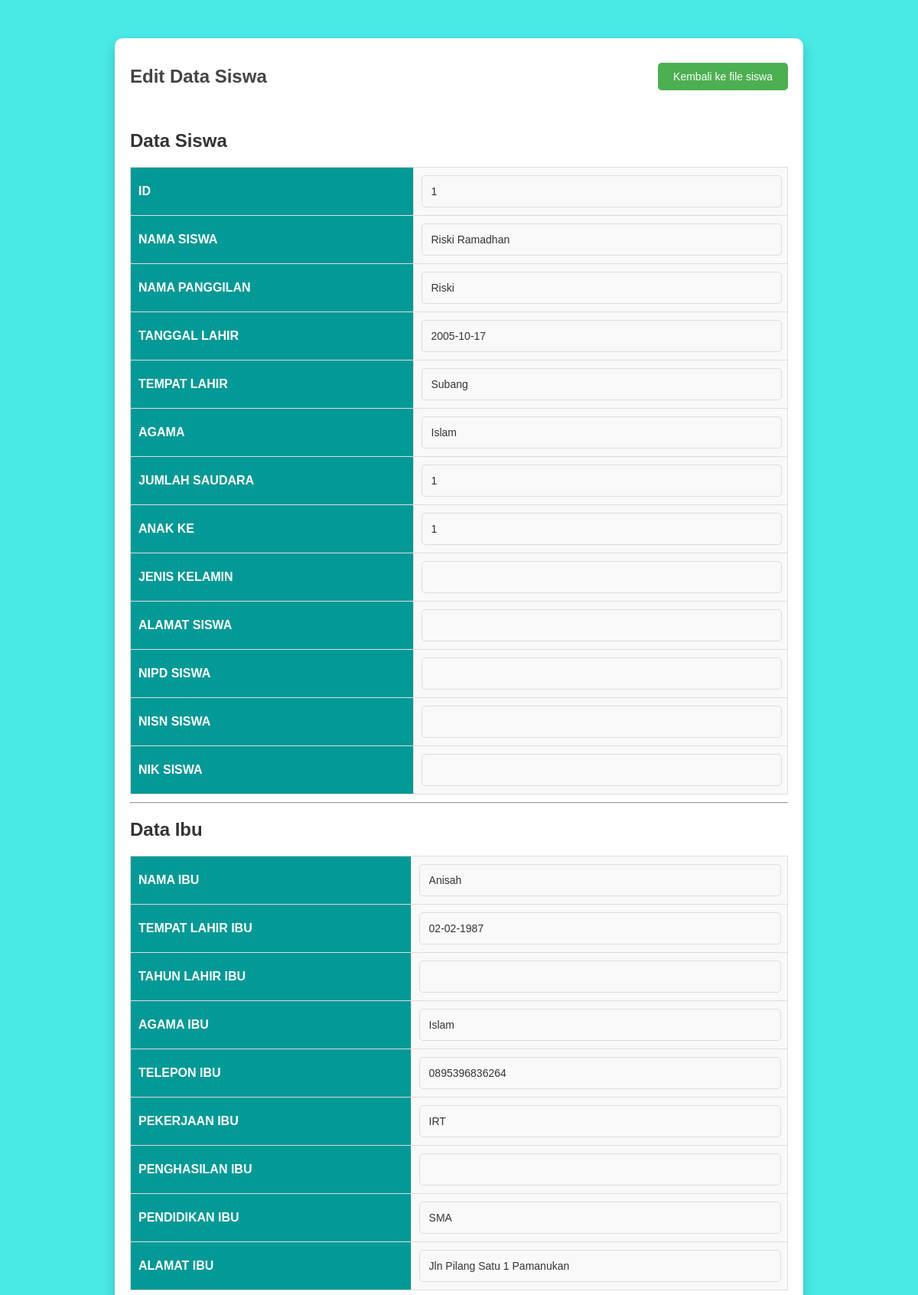
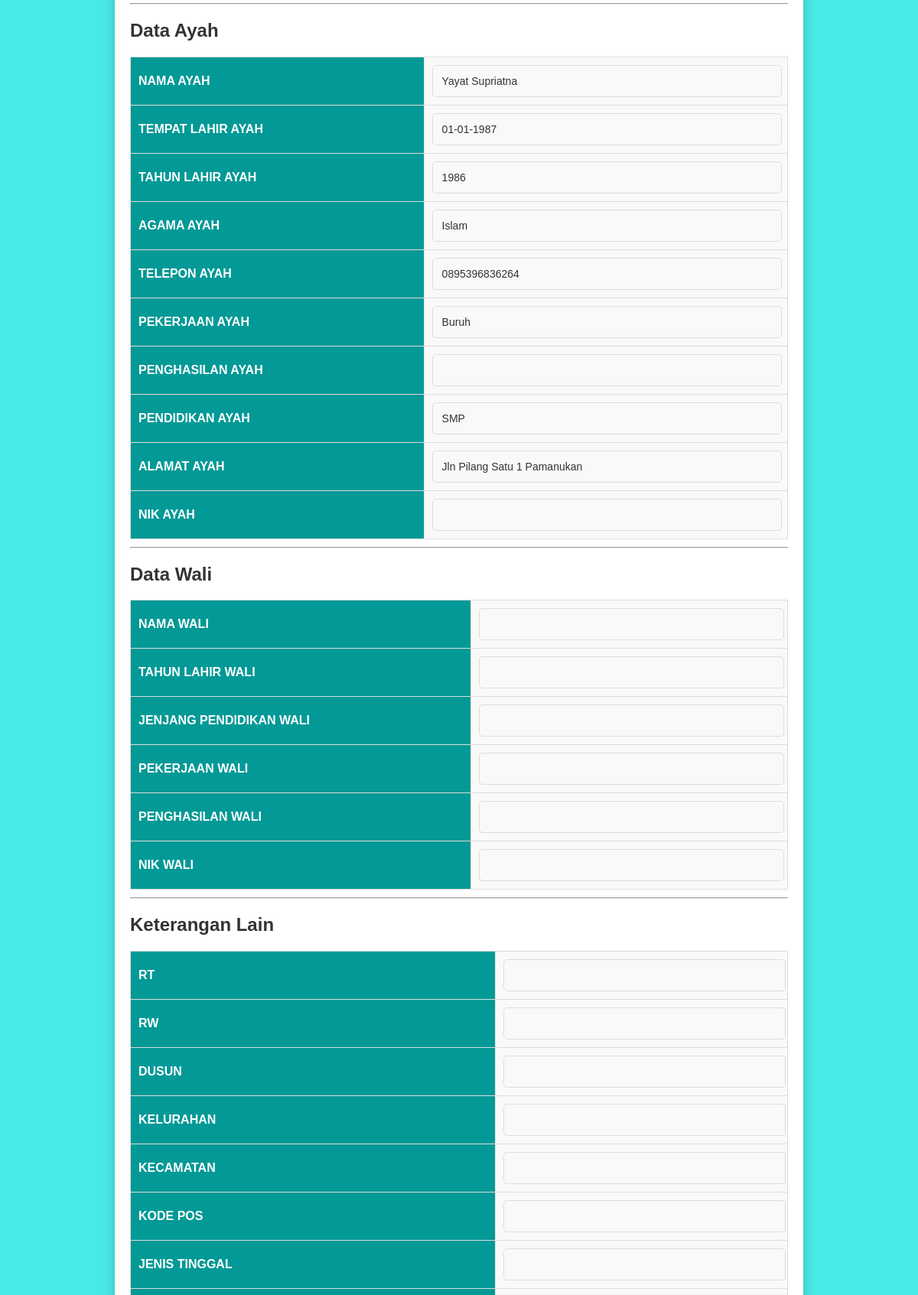
/edit_siswa.php?id=1 (upper part), run on the app's committed database (2 pictures, top to bottom).
### tables this page shows
CREATE TABLE `pendaftaran_siswa` (
  `id` int(11) NOT NULL,
  `nama_siswa` varchar(255) DEFAULT NULL,
  `nama_panggilan` varchar(255) DEFAULT NULL,
  `tanggal_lahir` date DEFAULT NULL,
  `tempat_lahir` varchar(255) DEFAULT NULL,
  `agama` varchar(50) DEFAULT NULL,
  `jumlah_saudara` int(11) DEFAULT NULL,
  `anak_ke` int(11) DEFAULT NULL,
  `jk_siswa` enum('laki-laki','perempuan') DEFAULT NULL,
  `nama_ibu` varchar(255) DEFAULT NULL,
  `tempat_lahir_ibu` varchar(255) DEFAULT NULL,
  `agama_ibu` varchar(50) DEFAULT NULL,
  `telepon_ibu` varchar(15) DEFAULT NULL,
  `pekerjaan_ibu` varchar(255) DEFAULT NULL,
  `pendidikan_ibu` varchar(50) DEFAULT NULL,
  `alamat_ibu` text DEFAULT NULL,
  `nama_ayah` varchar(255) DEFAULT NULL,
  `tempat_lahir_ayah` varchar(255) DEFAULT NULL,
  `agama_ayah` varchar(50) DEFAULT NULL,
  `telepon_ayah` varchar(15) DEFAULT NULL,
  `pekerjaan_ayah` varchar(255) DEFAULT NULL,
  `pendidikan_ayah` varchar(50) DEFAULT NULL,
  `alamat_ayah` text DEFAULT NULL,
  `status` varchar(20) DEFAULT 'belum_terkonfirmasi',
  `status_konfirmasi` enum('belum','sudah') NOT NULL DEFAULT 'belum',
  `nipd_siswa` varchar(50) DEFAULT NULL,
  `nisn_siswa` varchar(50) DEFAULT NULL,
  `nik_siswa` varchar(50) DEFAULT NULL,
  `alamat` text DEFAULT NULL,
  `rt` varchar(10) DEFAULT NULL,
  `rw` varchar(10) DEFAULT NULL,
  `dusun` varchar(100) DEFAULT NULL,
  `kelurahan` varchar(100) DEFAULT NULL,
  `kecamatan` varchar(100) DEFAULT NULL,
  `kode_pos` varchar(10) DEFAULT NULL,
  `jenis_tinggal` varchar(50) DEFAULT NULL,
  `alat_transportasi` varchar(50) DEFAULT NULL,
  `telepon` varchar(20) DEFAULT NULL,
  `hp` varchar(20) DEFAULT NULL,
  `e_mail` varchar(100) DEFAULT NULL,
  `skhun` varchar(50) DEFAULT NULL,
  `penerima_kps` enum('ya','tidak') DEFAULT NULL,
  `no_kps` varchar(50) DEFAULT NULL,
  `tahun_lahir_ayah` int(11) DEFAULT NULL,
  `penghasilan_ayah` decimal(15,2) DEFAULT NULL,
  `nik_ayah` varchar(50) DEFAULT NULL,
  `tahun_lahir_ibu` int(11) DEFAULT NULL,
  `penghasilan_ibu` decimal(15,2) DEFAULT NULL,
  `nik_ibu` varchar(50) DEFAULT NULL,
  `nama_wali` varchar(100) DEFAULT NULL,
  `tahun_lahir_wali` int(11) DEFAULT NULL,
  `jenjang_pendidikan_wali` varchar(50) DEFAULT NULL,
  `pekerjaan_wali` varchar(100) DEFAULT NULL,
  `penghasilan_wali` decimal(15,2) DEFAULT NULL,
  `nik_wali` varchar(50) DEFAULT NULL,
  `rombel_saat_ini` varchar(50) DEFAULT NULL,
  `no_peserta_ujian_nasional` varchar(50) DEFAULT NULL,
  `no_seri_ijazah` varchar(50) DEFAULT NULL,
  `penerima_kip` enum('ya','tidak') DEFAULT NULL,
  `nomor_kip` varchar(50) DEFAULT NULL,
  `nama_di_kip` varchar(100) DEFAULT NULL,
  `nomor_kks` varchar(50) DEFAULT NULL,
  `no_registrasi_akta_lahir` varchar(50) DEFAULT NULL,
  `bank` varchar(50) DEFAULT NULL,
  `nomor_rekening_bank` varchar(50) DEFAULT NULL,
  `rekening_atas_nama` varchar(100) DEFAULT NULL,
  `layak_pip` enum('ya','tidak') DEFAULT NULL,
  `alasan_layak_pip` text DEFAULT NULL,
  `kebutuhan_khusus` varchar(100) DEFAULT NULL,
  `sekolah_asal` varchar(100) DEFAULT NULL,
  `lintang` decimal(9,6) DEFAULT NULL,
  `bujur` decimal(9,6) DEFAULT NULL,
  `no_kk` varchar(50) DEFAULT NULL,
  `berat_badan` decimal(5,2) DEFAULT NULL,
  `tinggi_badan` decimal(5,2) DEFAULT NULL,
  `lingkar_kepala` decimal(5,2) DEFAULT NULL,
  `jml_saudara_kandung` int(11) DEFAULT NULL,
  `jarak_rumah_ke_sekolah` decimal(5,2) DEFAULT NULL,
  `sampah` enum('1','0') NOT NULL DEFAULT '0'
);

### edit_siswa.php (the view, shortened to what this page needs)
<?php
include 'koneksi.php';
if (isset($_GET['id'])) {
    $id = $_GET['id'];
    $sql = "SELECT * FROM pendaftaran_siswa WHERE id = ?";
    $stmt = $conn->prepare($sql);
    $stmt->bind_param("i", $id);
    $stmt->execute();
    $result = $stmt->get_result();
    if ($result->num_rows > 0) {
        $data = $result->fetch_assoc();
    } else {
        echo "Data tidak ditemukan.";
        exit;
    }
} else {
    echo "ID tidak ditemukan.";
    exit;
}
?>
<!DOCTYPE html>
<html lang="en">
<head>
    <link rel="stylesheet" href="edit.css">
</head>
<body>
    <div class="container">
        <div class="main">
            <div class="topbar">
                <h1>Edit Data Siswa</h1>
                <a href="File_Siswa.php"><button>Kembali ke file siswa</button></a>
            </div>
            <section class="edit-section">
                <form method="POST" action="edit_siswa.php?id=<?php echo $data['id']; ?>">
                <section class="detail-section">
                <h2>Data Siswa</h2>
                <table>
                    <tr>
                        <th>ID</th>
                        <td><input type="text" name="id" value="<?= htmlspecialchars($data['id']) ?>"></td>
                    </tr>
                    <tr>
    <th>Nama Siswa</th>
    <td><input type="text" name="nama_siswa" value="<?php echo $data['nama_siswa']; ?>"></td>
</tr>
<tr>
    <th>Nama Panggilan</th>
    <td><input type="text" name="nama_panggilan" value="<?php echo $data['nama_panggilan']; ?>"></td>
</tr>
<tr>
    <th>Tanggal Lahir</th>
    <td><input type="text" name="tanggal_lahir" value="<?php echo $data['tanggal_lahir']; ?>"></td>
</tr>
<tr>
    <th>Tempat Lahir</th>
    <td><input type="text" name="tempat_lahir" value="<?php echo $data['tempat_lahir']; ?>"></td>
</tr>
<tr>
    <th>Agama</th>
    <td><input type="text" name="agama" value="<?php echo $data['agama']; ?>"></td>
</tr>
<tr>
    <th>Jumlah Saudara</th>
    <td><input type="text" name="jumlah_saudara" value="<?php echo $data['jumlah_saudara']; ?>"></td>
</tr>
<tr>
    <th>Anak Ke</th>
    <td><input type="text" name="anak_ke" value="<?php echo $data['anak_ke']; ?>"></td>
</tr>
<tr>
    <th>Jenis Kelamin</th>
    <td><input type="text" name="jk_siswa" value="<?php echo $data['jk_siswa']; ?>"></td>
</tr>
<tr>
    <th>Alamat Siswa</th>
    <td><input type="text" name="alamat" value="<?php echo $data['alamat']; ?>"></td>
</tr>
<tr>
    <th>NIPD Siswa</th>
    <td><input type="text" name="nipd_siswa" value="<?php echo $data['nipd_siswa']; ?>"></td>
</tr>
<tr>
    <th>NISN Siswa</th>
    <td><input type="text" name="nisn_siswa" value="<?php echo $data['nisn_siswa']; ?>"></td>
</tr>
<tr>
    <th>NIK Siswa</th>
    <td><input type="text" name="nik_siswa" value="<?php echo $data['nik_siswa']; ?>"></td>
</tr>
                </table>
                <hr>
                <h2>Data Ibu</h2>
                <table>
                <tr>
    <th>Nama Ibu</th>
    <td><input type="text" name="nama_ibu" value="<?php echo $data['nama_ibu']; ?>"></td>
</tr>
<tr>
    <th>Tempat Lahir Ibu</th>
    <td><input type="text" name="tempat_lahir_ibu" value="<?php echo $data['tempat_lahir_ibu']; ?>"></td>
</tr>
<tr>
    <th>Tahun Lahir Ibu</th>
    <td><input type="number" name="tahun_lahir_ibu" value="<?php echo $data['tahun_lahir_ibu']; ?>"></td>
</tr>
<tr>
    <th>Agama Ibu</th>
    <td><input type="text" name="agama_ibu" value="<?php echo $data['agama_ibu']; ?>"></td>
</tr>
<tr>
    <th>Telepon Ibu</th>
    <td><input type="text" name="telepon_ibu" value="<?php echo $data['telepon_ibu']; ?>"></td>
</tr>
<tr>
    <th>Pekerjaan Ibu</th>
    <td><input type="text" name="pekerjaan_ibu" value="<?php echo $data['pekerjaan_ibu']; ?>"></td>
</tr>
<tr>
    <th>Penghasilan Ibu</th>
    <td>
        <input type="number" name="penghasilan_ibu" value="<?php echo $data['penghasilan_ibu']; ?>">
    </td>
</tr>
<tr>
    <th>Pendidikan Ibu</th>
    <td><input type="text" name="pendidikan_ibu" value="<?php echo $data['pendidikan_ibu']; ?>"></td>
</tr>
<tr>
    <th>Alamat Ibu</th>
    <td><input type="text" name="alamat_ibu" value="<?php echo $data['alamat_ibu']; ?>"></td>
</tr>
                </table>
                <hr>
                <h2>Data Ayah</h2>
                <table>
                <tr>
    <th>Nama Ayah</th>
    <td><input type="text" name="nama_ayah" value="<?php echo $data['nama_ayah']; ?>"></td>
</tr>
<tr>
    <th>Tempat Lahir Ayah</th>
    <td><input type="text" name="tempat_lahir_ayah" value="<?php echo $data['tempat_lahir_ayah']; ?>"></td>
</tr>
<tr>
    <th>Tahun Lahir Ayah</th>
    <td><input type="number" name="tahun_lahir_ayah" value="<?php echo $data['tahun_lahir_ayah']; ?>"></td>
</tr>
<tr>
    <th>Agama Ayah</th>
    <td><input type="text" name="agama_ayah" value="<?php echo $data['agama_ayah']; ?>"></td>
</tr>
<tr>
    <th>Telepon Ayah</th>
    <td><input type="text" name="telepon_ayah" value="<?php echo $data['telepon_ayah']; ?>"></td>
</tr>
<tr>
    <th>Pekerjaan Ayah</th>
    <td><input type="text" name="pekerjaan_ayah" value="<?php echo $data['pekerjaan_ayah']; ?>"></td>
</tr>
<tr>
    <th>Penghasilan Ayah</th>
    <td>
        <input type="number" name="penghasilan_ayah" value="<?php echo $data['penghasilan_ayah']; ?>" >
    </td>
</tr>
<tr>
    <th>Pendidikan Ayah</th>
    <td><input type="text" name="pendidikan_ayah" value="<?php echo $data['pendidikan_ayah']; ?>"></td>
</tr>
<tr>
    <th>Alamat Ayah</th>
    <td><input type="text" name="alamat_ayah" value="<?php echo $data['alamat_ayah']; ?>"></td>
</tr>
<tr>
    <th>NIK Ayah</th>
    <td><input type="text" name="nik_ayah" value="<?php echo $data['nik_ayah']; ?>"></td>
</tr>
                </table>
                <hr>
                <h2>Data Wali</h2>
                <table>
                <tr>
    <th>Nama Wali</th>
    <td><input type="text" name="nama_wali" value="<?php echo $data['nama_wali']; ?>"></td>
</tr>
<tr>
    <th>Tahun Lahir Wali</th>
    <td><input type="number" name="tahun_lahir_wali" value="<?php echo $data['tahun_lahir_wali']; ?>"></td>
</tr>
<tr>
    <th>Jenjang Pendidikan Wali</th>
    <td><input type="text" name="jenjang_pendidikan_wali" value="<?php echo $data['jenjang_pendidikan_wali']; ?>"></td>
</tr>
<tr>
    <th>Pekerjaan Wali</th>
    <td><input type="text" name="pekerjaan_wali" value="<?php echo $data['pekerjaan_wali']; ?>"></td>
</tr>
<tr>
    <th>Penghasilan Wali</th>
    <td>
        <input type="number" name="penghasilan_wali" value="<?php echo $data['penghasilan_wali']; ?>">
    </td>
</tr>
<tr>
    <th>NIK Wali</th>
    <td><input type="text" name="nik_wali" value="<?php echo $data['nik_wali']; ?>"></td>
</tr>
                </table>
                <hr>
                <h2>Keterangan Lain</h2>
                <table>
                <tr>
    <th>RT</th>
    <td><input type="text" name="rt" value="<?php echo htmlspecialchars($data['rt']); ?>"></td>
</tr>
<tr>
    <th>RW</th>
    <td><input type="text" name="rw" value="<?php echo htmlspecialchars($data['rw']); ?>"></td>
</tr>
<tr>
    <th>Dusun</th>
    <td><input type="text" name="dusun" value="<?php echo htmlspecialchars($data['dusun']); ?>"></td>
</tr>
<tr>
    <th>Kelurahan</th>
    <td><input type="text" name="kelurahan" value="<?php echo htmlspecialchars($data['kelurahan']); ?>"></td>
</tr>
<tr>
    <th>Kecamatan</th>
    <td><input type="text" name="kecamatan" value="<?php echo htmlspecialchars($data['kecamatan']); ?>"></td>
</tr>
<tr>
    <th>Kode Pos</th>
    <td><input type="text" name="kode_pos" value="<?php echo htmlspecialchars($data['kode_pos']); ?>"></td>
</tr>
<tr>
    <th>Jenis Tinggal</th>
    <td><input type="text" name="jenis_tinggal" value="<?php echo htmlspecialchars($data['jenis_tinggal']); ?>"></td>
</tr>
<tr>
    <th>Alat Transportasi</th>
    <td><input type="text" name="alat_transportasi" value="<?php echo htmlspecialchars($data['alat_transportasi']); ?>"></td>
</tr>
</table>
                </form>
            </section>
        </div>
    </div>
</body>
</html>

### edit.css (style rules this page uses)
:root { --blue: #000000; --white: #fff; --grey: #f5f5f5; --black1: #222; --black2: #999; --black3: #2e2b24; --gradient: linear-gradient( -90deg, rgba(73, 233, 230, 1) 0%, rgba(2, 153, 150, 1) 100% ); --bluewek: #49e9e6; --inverse-gradient: linear-gradient( -180deg, rgba(2, 153, 150, 1) 100% ); --zero-gradient: linear-gradient( 0deg, rgba(73, 233, 230, 1) 0%, rgba(2, 153, 150, 1) 100% ); }
body { font-family: "Arial", sans-serif; margin: 0; padding: 0; background: linear-gradient( 0deg, rgba(73, 233, 230, 1) 100%, rgba(2, 153, 150, 1) 50% ); color: #333; }
.container { max-width: 900px; margin: 50px auto; background: #fff; border-radius: 10px; box-shadow: 0 8px 16px rgba(0, 0, 0, 0.2); overflow: hidden; }
.main { padding: 20px; }
.topbar { display: flex; justify-content: space-between; align-items: center; margin-bottom: 20px; }
.topbar h1 { font-size: 24px; color: #444; }
.topbar button { padding: 10px 20px; background: #4caf50; color: #fff; border: none; border-radius: 5px; font-size: 14px; cursor: pointer; transition: background 0.3s ease; }
.detail-section { overflow-x: auto; }
table { width: 100%; border-collapse: collapse; margin: 10px 0; }
table th, table td { text-align: left; padding: 10px; border: 1px solid #ddd; }
table th { background:rgba(2, 153, 150, 1); color: #fff; font-weight: bold; text-transform: uppercase; }
table td { background: #f9f9f9; color: #555; }
input[type="text"], input[type="number"], select { width: 95%; padding: 12px; border: 1px solid #ddd; border-radius: 5px; font-size: 14px; color: #333; background-color: #f9f9f9; transition: border 0.3s ease, background 0.3s ease; }
input[type="text"]::placeholder, input[type="number"]::placeholder { color: #999; }
button { padding: 10px 20px; background: #4caf50; color: #fff; border: none; border-radius: 5px; font-size: 14px; cursor: pointer; transition: background 0.3s ease; }

### data on the page
pendaftaran_siswa: id "1", nama_siswa "Riski Ramadhan", nama_panggilan "Riski", tanggal_lahir "2005-10-17", tempat_lahir "Subang", agama "Islam", jumlah_saudara "1", anak_ke "1", nama_ibu "Anisah", tempat_lahir_ibu "02-02-1987", agama_ibu "Islam", telepon_ibu "0895396836264", pekerjaan_ibu "IRT", pendidikan_ibu "SMA", alamat_ibu "Jln Pilang Satu 1 Pamanukan", nama_ayah "Yayat Supriatna", tempat_lahir_ayah "01-01-1987", tahun_lahir_ayah "1986", agama_ayah "Islam", telepon_ayah "0895396836264", pekerjaan_ayah "Buruh", pendidikan_ayah "SMP", alamat_ayah "Jln Pilang Satu 1 Pamanukan"
